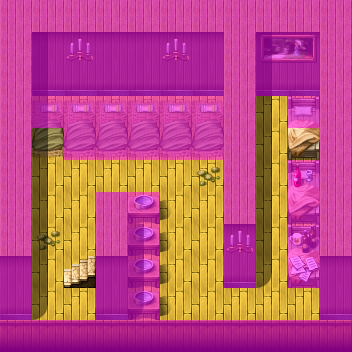

Below is a game level as drawn by its tile map, then a one-line description and the .tmx that defines it (tile-layer data replaced by summaries):
An orthogonal 11x11 tile map with 32x32 px tiles, 4 tile layers (Ground, Objects, Above, Walkable), 14 tilesets and 8 objects (3x spawn, 2x mapchange, 2x key, rest).

<map version="1.0" orientation="orthogonal" width="11" height="11" tilewidth="32" tileheight="32">
    <tileset firstgid="1" name="map_20" tilewidth="32" tileheight="32">
        <image source="../drawable/map_20.png" width="256" height="256" />
    </tileset>
    <tileset firstgid="65" name="map_7" tilewidth="32" tileheight="32">
        <image source="../drawable/map_7.png" width="256" height="256" />
    </tileset>
    <tileset firstgid="129" name="map_10" tilewidth="32" tileheight="32">
        <image source="../drawable/map_10.png" width="256" height="256" />
    </tileset>
    <tileset firstgid="193" name="map_12" tilewidth="32" tileheight="32">
        <image source="../drawable/map_12.png" width="256" height="256" />
    </tileset>
    <tileset firstgid="257" name="map_5" tilewidth="32" tileheight="32">
        <image source="../drawable/map_5.png" width="256" height="256" />
    </tileset>
    <tileset firstgid="321" name="map_28" tilewidth="32" tileheight="32">
        <image source="../drawable/map_28.png" width="256" height="256" />
    </tileset>
    <tileset firstgid="385" name="map_15" tilewidth="32" tileheight="32">
        <image source="../drawable/map_15.png" width="256" height="256" />
    </tileset>
    <tileset firstgid="449" name="map_3" tilewidth="32" tileheight="32">
        <image source="../drawable/map_3.png" width="256" height="256" />
    </tileset>
    <tileset firstgid="513" name="map_14" tilewidth="32" tileheight="32">
        <image source="../drawable/map_14.png" width="256" height="256" />
    </tileset>
    <tileset firstgid="577" name="map_0" tilewidth="32" tileheight="32">
        <image source="../drawable/map_0.png" width="256" height="256" />
    </tileset>
    <tileset firstgid="641" name="map_1" tilewidth="32" tileheight="32">
        <image source="../drawable/map_1.png" width="256" height="256" />
    </tileset>
    <tileset firstgid="705" name="map_11" tilewidth="32" tileheight="32">
        <image source="../drawable/map_11.png" width="256" height="256" />
    </tileset>
    <tileset firstgid="769" name="map_9" tilewidth="32" tileheight="32">
        <image source="../drawable/map_9.png" width="256" height="256" />
    </tileset>
    <tileset firstgid="833" name="map_2" tilewidth="32" tileheight="32">
        <image source="../drawable/map_2.png" width="256" height="256" />
    </tileset>
    <layer name="Ground" width="11" height="11">
        <data>[121 cells, 121 non-empty, 5 distinct tile ids]</data>
    </layer>
    <layer name="Objects" width="11" height="11">
        <data>[121 cells, 34 non-empty, 11 distinct tile ids]</data>
    </layer>
    <layer name="Above" width="11" height="11">
        <data>[121 cells, 23 non-empty, 5 distinct tile ids]</data>
    </layer>
    <layer name="Walkable" width="11" height="11">
        <data>[121 cells, 88 non-empty, 1 distinct tile ids]</data>
    </layer>
    <objectgroup name="Mapevents">
        <object name="up" type="mapchange" x="64" y="256" width="32" height="32">
            <properties>
                <property name="map" value="loneford3" />
                <property name="place" value="down" />
            </properties>
        </object>
        <object name="rest1" type="rest" x="288" y="128" width="32" height="32" />
        <object name="base_beamto_stoutford" type="mapchange" x="32" y="128" width="32" height="32">
            <properties>
                <property name="map" value="stoutford_castle_barrack2" />
                <property name="place" value="base_beamto_loneford" />
            </properties>
        </object>
    </objectgroup>
    <objectgroup name="Spawn">
        <object name="arngyr" type="spawn" x="160" y="288" width="32" height="32">
            <properties>
                <property name="spawngroup" value="arngyr" />
            </properties>
        </object>
        <object name="loneford_guard0" type="spawn" x="32" y="160" width="32" height="32">
            <properties>
                <property name="spawngroup" value="loneford_guard0" />
            </properties>
        </object>
        <object name="loneford_guard0_1" type="spawn" x="192" y="160" width="32" height="32">
            <properties>
                <property name="spawngroup" value="loneford_guard0" />
            </properties>
        </object>
    </objectgroup>
    <objectgroup name="Keys">
        <object name="nondisplay:19" type="key" x="224" y="288" width="32" height="32">
            <properties>
                <property name="phrase" value="loneford_tavern_room" />
                <property name="requireId" value="nondisplay" />
                <property name="requireType" value="questProgress" />
                <property name="requireValue" value="19" />
            </properties>
        </object>
        <object name="base_nondisplay:1" type="key" x="32" y="128" width="32" height="32">
            <properties>
                <property name="phrase" value="base_beamto_10" />
                <property name="requireId" value="base_nondisplay" />
                <property name="requireType" value="questProgress" />
                <property name="requireValue" value="1" />
            </properties>
        </object>
    </objectgroup>
</map>
